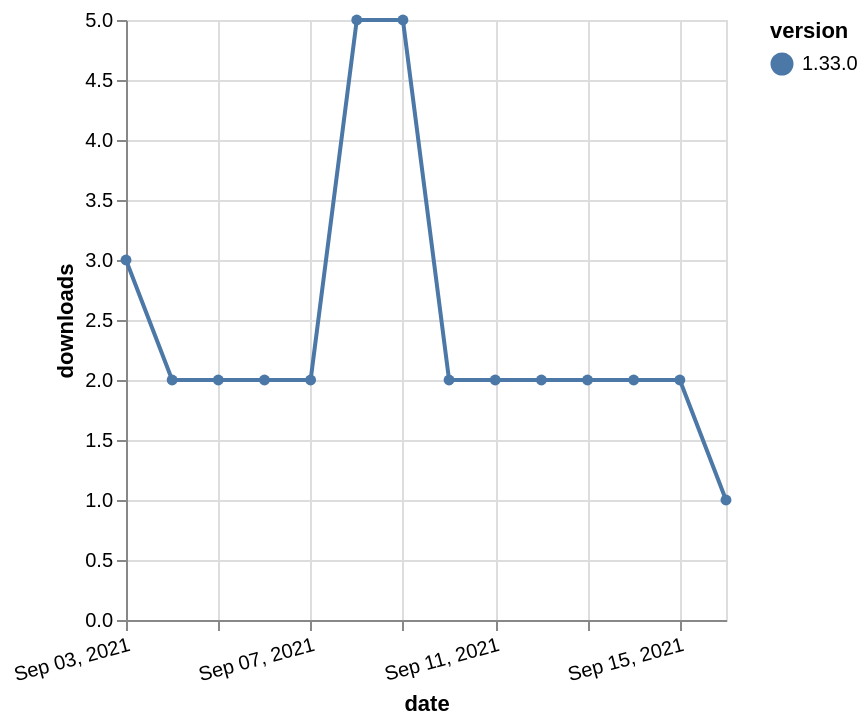

The specification (Vega-Lite) saved for this image:
### Vega-Lite specification from a JSON file in a GitHub repository (floating-point values rounded to 4 significant figures)
{"$schema": "https://vega.github.io/schema/vega-lite/v5.json", "description": "A simple bar chart with embedded data.", "data": {"values": [{"date": "2021-09-03", "total": 2474, "delta": 3, "version": "1.33.0"}, {"date": "2021-09-04", "total": 2476, "delta": 2, "version": "1.33.0"}, {"date": "2021-09-05", "total": 2478, "delta": 2, "version": "1.33.0"}, {"date": "2021-09-06", "total": 2480, "delta": 2, "version": "1.33.0"}, {"date": "2021-09-07", "total": 2482, "delta": 2, "version": "1.33.0"}, {"date": "2021-09-08", "total": 2487, "delta": 5, "version": "1.33.0"}, {"date": "2021-09-09", "total": 2492, "delta": 5, "version": "1.33.0"}, {"date": "2021-09-10", "total": 2494, "delta": 2, "version": "1.33.0"}, {"date": "2021-09-11", "total": 2496, "delta": 2, "version": "1.33.0"}, {"date": "2021-09-12", "total": 2498, "delta": 2, "version": "1.33.0"}, {"date": "2021-09-13", "total": 2500, "delta": 2, "version": "1.33.0"}, {"date": "2021-09-14", "total": 2502, "delta": 2, "version": "1.33.0"}, {"date": "2021-09-15", "total": 2504, "delta": 2, "version": "1.33.0"}, {"date": "2021-09-16", "total": 2505, "delta": 1, "version": "1.33.0"}]}, "width": "container", "mark": {"type": "line", "point": {"filled": true}}, "encoding": {"x": {"field": "date", "type": "temporal", "timeUnit": "yearmonthdate", "title": "date", "axis": {"labelAngle": -15}}, "y": {"field": "delta", "type": "quantitative", "title": "downloads"}, "color": {"field": "version", "type": "nominal"}, "tooltip": {"field": "delta"}}}
